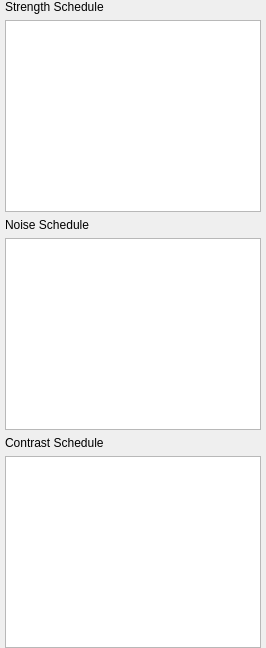
                 <widget class="QWidget" name="Common">
                  <attribute name="title">
                   <string>Common</string>
                  </attribute>
                  <layout class="QVBoxLayout" name="verticalLayout_7">
                   <property name="leftMargin">
                    <number>5</number>
                   </property>
                   <property name="topMargin">
                    <number>0</number>
                   </property>
                   <property name="rightMargin">
                    <number>5</number>
                   </property>
                   <property name="bottomMargin">
                    <number>0</number>
                   </property>
                   <item>
                    <widget class="QLabel" name="label_13">
                     <property name="text">
                      <string>Strength Schedule</string>
                     </property>
                    </widget>
                   </item>
                   <item>
                    <widget class="QTextEdit" name="strength_sched">
                     <property name="maximumSize">
                      <size>
                       <width>16777215</width>
                       <height>1000</height>
                      </size>
                     </property>
                     <property name="acceptRichText">
                      <bool>false</bool>
                     </property>
                    </widget>
                   </item>
                   <item>
                    <widget class="QLabel" name="label_14">
                     <property name="text">
                      <string>Noise Schedule</string>
                     </property>
                    </widget>
                   </item>
                   <item>
                    <widget class="QTextEdit" name="noise_sched">
                     <property name="maximumSize">
                      <size>
                       <width>16777215</width>
                       <height>1000</height>
                      </size>
                     </property>
                    </widget>
                   </item>
                   <item>
                    <widget class="QLabel" name="label_29">
                     <property name="text">
                      <string>Contrast Schedule</string>
                     </property>
                    </widget>
                   </item>
                   <item>
                    <widget class="QTextEdit" name="contrast_sched">
                     <property name="maximumSize">
                      <size>
                       <width>16777215</width>
                       <height>1000</height>
                      </size>
                     </property>
                    </widget>
                   </item>
                  </layout>
                 </widget>
